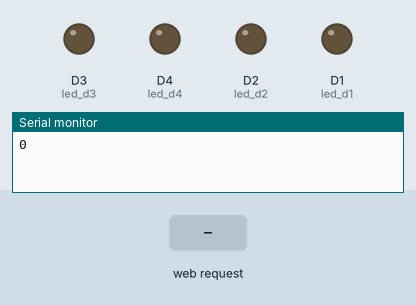
Simulated run of this program. Board: ESP8266 (Wemos D1 mini). Shown: output pins drawn as LEDs (lit = HIGH), the last lines printed to the serial monitor. The inputs (shaded band) are chosen by the test bench. EEPROM starts erased.

Above: at 2.2 s.
2.3 s: HTTP request GET /update?state_led=1 received
At 2.9 s:
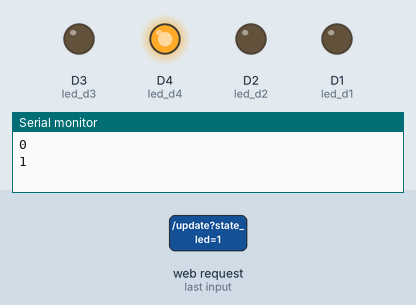
3.8 s: HTTP request GET /update?state_led=0 received
At 5.0 s:
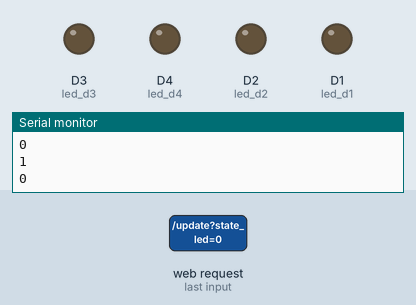
5.3 s: HTTP request GET /update?state_led=120 received
At 6.4 s:
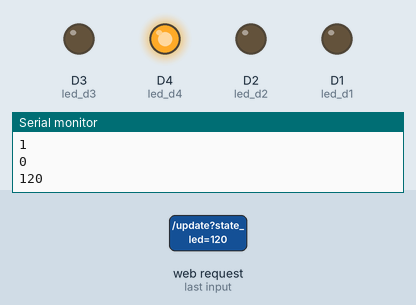
Timing chart, 0 to 8.3 s (numbered marks = the images above; inputs shaded):
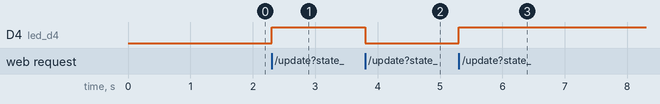

The program:

main.cpp
```cpp
#include <Arduino.h>
#include <ESP8266WiFi.h>
#include <EEPROM.h>
//#include <ESP8266WebServer.h>

#include <ESPAsyncTCP.h>
#include <ESPAsyncWebServer.h>

#define led_d1 D1
#define led_d2 D2
#define led_d3 D3
#define led_d4 D4

#define eeprom_delay 10000

int val = 0;
int ledState = 1;

long eeprom_timer = 0;

String ledState_str = "1";
const char *ssid = "Lev";
const char *password = "12345678";

AsyncWebServer server(80);

const char index_html[] PROGMEM = R"rawliteral(
<!DOCTYPE HTML><html>
<head>
  <title>Менеджер освещения:)</title>
  <meta name="viewport" content="width=device-width, initial-scale=1">
  <style>
    html {font-family: Arial; display: inline-block; text-align: center;}
    h2 {font-size: 3.0rem;}
    p {font-size: 3.0rem;}
    body {max-width: 600px; margin:0px auto; padding-bottom: 25px;}
    .switch {position: relative; display: inline-block; width: 120px; height: 68px}
    .switch input {display: none}
    .slider {position: absolute; top: 0; left: 0; right: 0; bottom: 0; background-color: #ccc; border-radius: 34px}
    .slider:before {position: absolute; content: ""; height: 52px; width: 52px; left: 8px; bottom: 8px; background-color: #fff; -webkit-transition: .4s; transition: .4s; border-radius: 68px}
    input:checked+.slider {background-color: #2196F3}
    input:checked+.slider:before {-webkit-transform: translateX(52px); -ms-transform: translateX(52px); transform: translateX(52px)}
  </style>
</head>
<body>
  <h2>Lighting Manager</h2>
  %BUTTONPLACEHOLDER%

<script>function toggleCheckbox(element) {
  var xhr = new XMLHttpRequest();
  if(element.checked){ xhr.open("GET", "/update?state_led=0", true); }
  else { xhr.open("GET", "/update?state_led=1", true); }
  xhr.send();
}
setInterval(function ( ) {
  var xhttp = new XMLHttpRequest();
  xhttp.onreadystatechange = function() {
    if (this.readyState == 4 && this.status == 200) {
      var inputChecked;
      var outputStateM;
      if(this.responseText == 0){
        inputChecked = true;
        outputStateM = "On";
      }
      else {
        inputChecked = false;
        outputStateM = "Off";
      }
      document.getElementById("output").checked = inputChecked;
      document.getElementById("outputState").innerHTML = outputStateM;
    }
  };
  xhttp.open("GET", "/state", true);
  xhttp.send();
}, 1000 ) ;
</script>
</body>
</html>
)rawliteral";

String outputState(){
  if(digitalRead(LED_BUILTIN) == LOW){
    return "checked";
  }
  else {
    return "";
  }
  return "";
}

String processor(const String &var)
{
  // Serial.println(var);
  if (var == "BUTTONPLACEHOLDER")
  {
    String buttons = "";

    String outputStateValue = outputState();

     // buttons += "<h4>LED <span id=\"outputState\"></span></h4><label class=\"switch\"><input type=\"checkbox\" onchange=\"toggleCheckbox(this)\" id=\"output\" " + outputStateValue + "><span class=\"slider\"></span></label>";

    for(int i = 0; i < 6; i++) {
      switch(i) {
        case 1: { buttons += "<h4>LED <span id=\"outputState\"></span></h4><label class=\"switch\"><input type=\"checkbox\" onchange=\"toggleCheckbox(this)\" id=\"output\" " + outputStateValue + "><span class=\"slider\"></span></label>";} break;
        case 2: { buttons += "<h4>D1 <span id=\"outputState\"></span></h4><label class=\"switch\"><input type=\"checkbox\" onchange=\"toggleCheckbox0(this)\" id=\"output\" " + outputStateValue + "><span class=\"slider\"></span></label>";} break;
        case 3: { buttons += "<h4>D2 <span id=\"outputState\"></span></h4><label class=\"switch\"><input type=\"checkbox\" onchange=\"toggleCheckbox1(this)\" id=\"output\" " + outputStateValue + "><span class=\"slider\"></span></label>";} break;
        case 4: { buttons += "<h4>D3 <span id=\"outputState\"></span></h4><label class=\"switch\"><input type=\"checkbox\" onchange=\"toggleCheckbox2(this)\" id=\"output\" " + outputStateValue + "><span class=\"slider\"></span></label>";} break;
        case 5: { buttons += "<h4>D4 <span id=\"outputState\"></span></h4><label class=\"switch\"><input type=\"checkbox\" onchange=\"toggleCheckbox3(this)\" id=\"output\" " + outputStateValue + "><span class=\"slider\"></span></label>";} break;
      }
      }
    return buttons;
  }
  return String();
}

String getStringValue() {

  if(digitalRead(LED_BUILTIN)==HIGH) {
    return "1";
  }
  else return "0";
}

void save_eeprom(byte state, uint8_t led_num) {
    EEPROM.put(led_num, state);
}

void check_eeprom(){
  if(millis() - eeprom_timer > eeprom_delay) {
    eeprom_timer = millis();
    Serial.println("Значения EEPROM сохранены! ");
    save_eeprom(digitalRead(LED_BUILTIN), 1);
    Serial.print("Данные: ");
    Serial.println(EEPROM.read(1));
  }
}

void setup()
{
  Serial.begin(9600);
  pinMode(LED_BUILTIN, OUTPUT);
  pinMode(led_d1, OUTPUT);
  pinMode(led_d2, OUTPUT);
  pinMode(led_d3, OUTPUT);
  pinMode(led_d4, OUTPUT);

  digitalWrite(led_d1, LOW); //У меня нет MFC...
  digitalWrite(led_d2, LOW);
  digitalWrite(led_d3, LOW);
  digitalWrite(led_d4, LOW);

  delay(1000);
  WiFi.softAP(ssid, password); // Создаём точку WiFi
  // Указываем по каким роутам какие методы запускать
  server.on("/", HTTP_GET, [](AsyncWebServerRequest *request)
            { request->send_P(200, "text/html", index_html, processor); });

  server.on("/update", HTTP_GET, [] (AsyncWebServerRequest *request) {
    String inputMessage;
    String inputParam;
    // получаем значение input1 <ESP_IP>/state?led=0
    if (request->hasParam("state_led")) {
      inputMessage = request->getParam("state_led")->value();
      inputParam = "state_led";
      digitalWrite(LED_BUILTIN, inputMessage.toInt());
      ledState = !ledState;
    }
    else {
      inputMessage = "No message sent";
      inputParam = "none";
    }
    Serial.println(inputMessage);
    request->send(200, "text/plain", "OK");
  });

  // Отправляем запрос GET на <ESP_IP>/state
  server.on("/state", HTTP_GET, [] (AsyncWebServerRequest *request) {
    request->send(200, "text/plain", getStringValue());
  });


  // Запускаем сервер
  server.begin();
  Serial.println(getStringValue());
}
void loop()
{
  check_eeprom();
  digitalWrite(LED_BUILTIN, !ledState);
}
```

Measured:
- after the input at 2.3 s, D4 (led_d4): LOW → HIGH at once
- after the input at 3.8 s, D4 (led_d4): HIGH → LOW at once
- after the input at 5.3 s, D4 (led_d4): LOW → HIGH at once
